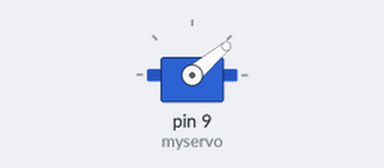
A sketch run on a simulated Arduino Uno, built with avr-gcc and run on an emulated ATmega328P. Parts: servo.

Above: at 0.05 s.
Timing chart, 0 to 3.0 s (numbered marks = the images above):
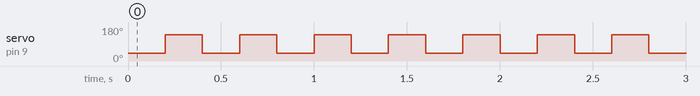

The sketch:

Servo.ino
```cpp
#include <Servo.h>

Servo myservo;

void setup() {
  myservo.attach(9);
}

void loop() {
  myservo.write(40);
  delay(200);
  myservo.write(140);
  delay(200);
}
```

Measured:
- by itself, servo on pin 9 (myservo): alternates 140° for 0.20 s and 40° for 0.20 s
